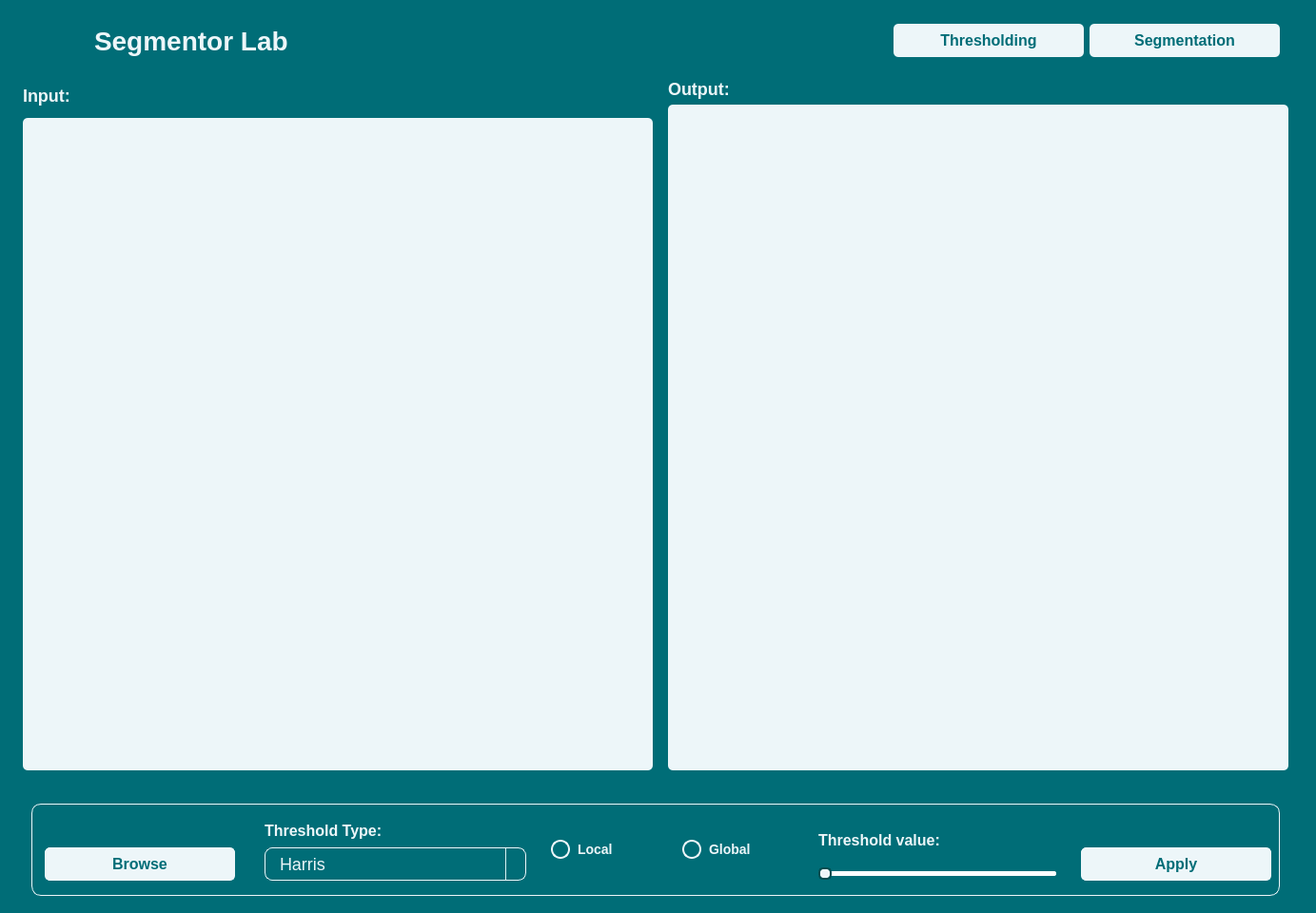
<?xml version="1.0" encoding="UTF-8"?>
<ui version="4.0">
 <class>MainWindow</class>
 <widget class="QMainWindow" name="MainWindow">
  <property name="geometry">
   <rect>
    <x>0</x>
    <y>0</y>
    <width>1383</width>
    <height>960</height>
   </rect>
  </property>
  <property name="windowTitle">
   <string>MainWindow</string>
  </property>
  <property name="styleSheet">
   <string notr="true">background-color: #006d77;</string>
  </property>
  <widget class="QWidget" name="centralwidget">
   <layout class="QVBoxLayout" name="verticalLayout_2">
    <item>
     <layout class="QVBoxLayout" name="verticalLayout">
      <property name="leftMargin">
       <number>15</number>
      </property>
      <property name="rightMargin">
       <number>20</number>
      </property>
      <item>
       <layout class="QHBoxLayout" name="horizontalLayout">
        <item>
         <widget class="QWidget" name="widget" native="true">
          <property name="maximumSize">
           <size>
            <width>16777215</width>
            <height>70</height>
           </size>
          </property>
          <property name="styleSheet">
           <string notr="true">background-color: #006d77;</string>
          </property>
          <layout class="QHBoxLayout" name="horizontalLayout_2">
           <item>
            <widget class="QLabel" name="label">
             <property name="minimumSize">
              <size>
               <width>60</width>
               <height>50</height>
              </size>
             </property>
             <property name="maximumSize">
              <size>
               <width>40</width>
               <height>70</height>
              </size>
             </property>
             <property name="styleSheet">
              <string notr="true">background-color: #006d77;
color:#edf6f9;
font-size: 28px;
font-weight:500;</string>
             </property>
             <property name="text">
              <string/>
             </property>
             <property name="pixmap">
              <pixmap>icons_setup/icons/picture.png</pixmap>
             </property>
            </widget>
           </item>
           <item>
            <widget class="QLabel" name="label_2">
             <property name="minimumSize">
              <size>
               <width>800</width>
               <height>40</height>
              </size>
             </property>
             <property name="maximumSize">
              <size>
               <width>16777215</width>
               <height>70</height>
              </size>
             </property>
             <property name="styleSheet">
              <string notr="true">background-color: #006d77;
color:#edf6f9;
font-size: 28px;
font-weight:500;</string>
             </property>
             <property name="text">
              <string>Segmentor Lab</string>
             </property>
            </widget>
           </item>
           <item>
            <layout class="QHBoxLayout" name="horizontalLayout_17">
             <item>
              <widget class="QPushButton" name="thresholding_button">
               <property name="minimumSize">
                <size>
                 <width>0</width>
                 <height>35</height>
                </size>
               </property>
               <property name="maximumSize">
                <size>
                 <width>200</width>
                 <height>16777215</height>
                </size>
               </property>
               <property name="styleSheet">
                <string notr="true">background-color:#edf6f9;
border-radius: 5px;
color:#006d77;
font-size: 16px;
font-weight:500;</string>
               </property>
               <property name="text">
                <string>Thresholding</string>
               </property>
               <property name="icon">
                <iconset>
                 <normaloff>icons_setup/icons/image--.png</normaloff>icons_setup/icons/image--.png</iconset>
               </property>
               <property name="iconSize">
                <size>
                 <width>20</width>
                 <height>20</height>
                </size>
               </property>
              </widget>
             </item>
             <item>
              <widget class="QPushButton" name="segmentation_button">
               <property name="minimumSize">
                <size>
                 <width>0</width>
                 <height>35</height>
                </size>
               </property>
               <property name="maximumSize">
                <size>
                 <width>200</width>
                 <height>16777215</height>
                </size>
               </property>
               <property name="styleSheet">
                <string notr="true">background-color:#edf6f9;
border-radius: 5px;
color:#006d77;
font-size: 16px;
font-weight:500;</string>
               </property>
               <property name="text">
                <string>Segmentation</string>
               </property>
               <property name="icon">
                <iconset>
                 <normaloff>icons_setup/icons/image- (1).png</normaloff>icons_setup/icons/image- (1).png</iconset>
               </property>
               <property name="iconSize">
                <size>
                 <width>20</width>
                 <height>20</height>
                </size>
               </property>
              </widget>
             </item>
            </layout>
           </item>
          </layout>
         </widget>
        </item>
       </layout>
      </item>
      <item>
       <layout class="QHBoxLayout" name="horizontalLayout_11">
        <property name="rightMargin">
         <number>0</number>
        </property>
        <property name="bottomMargin">
         <number>20</number>
        </property>
        <item>
         <layout class="QVBoxLayout" name="verticalLayout_3">
          <property name="leftMargin">
           <number>0</number>
          </property>
          <item>
           <layout class="QVBoxLayout" name="verticalLayout_12">
            <item>
             <widget class="QLabel" name="label_3">
              <property name="minimumSize">
               <size>
                <width>0</width>
                <height>35</height>
               </size>
              </property>
              <property name="maximumSize">
               <size>
                <width>16777215</width>
                <height>35</height>
               </size>
              </property>
              <property name="styleSheet">
               <string notr="true">background-color: #006d77;
color:#edf6f9;
font-size: 18px;
font-weight:500;</string>
              </property>
              <property name="text">
               <string>Input:</string>
              </property>
             </widget>
            </item>
           </layout>
          </item>
          <item>
           <widget class="QWidget" name="input_widget" native="true">
            <property name="minimumSize">
             <size>
              <width>650</width>
              <height>0</height>
             </size>
            </property>
            <property name="styleSheet">
             <string notr="true">background-color:#edf6f9;
border-radius: 5px;</string>
            </property>
            <layout class="QVBoxLayout" name="verticalLayout_29">
             <item>
              <layout class="QVBoxLayout" name="input_layout"/>
             </item>
            </layout>
           </widget>
          </item>
         </layout>
        </item>
        <item>
         <layout class="QVBoxLayout" name="verticalLayout_5">
          <property name="leftMargin">
           <number>10</number>
          </property>
          <property name="bottomMargin">
           <number>0</number>
          </property>
          <item>
           <layout class="QHBoxLayout" name="horizontalLayout_9">
            <item>
             <widget class="QLabel" name="label_4">
              <property name="maximumSize">
               <size>
                <width>16777215</width>
                <height>50</height>
               </size>
              </property>
              <property name="styleSheet">
               <string notr="true">background-color: #006d77;
color:#edf6f9;
font-size: 18px;
font-weight:500;</string>
              </property>
              <property name="text">
               <string>Output:</string>
              </property>
             </widget>
            </item>
            <item>
             <widget class="QPushButton" name="pushButton_2">
              <property name="minimumSize">
               <size>
                <width>40</width>
                <height>0</height>
               </size>
              </property>
              <property name="maximumSize">
               <size>
                <width>40</width>
                <height>16777215</height>
               </size>
              </property>
              <property name="styleSheet">
               <string notr="true">background-color:#006d77;
border-radius: 5px;

font-size: 16px;
font-weight:500;</string>
              </property>
              <property name="text">
               <string/>
              </property>
              <property name="icon">
               <iconset>
                <normaloff>icons_setup/icons/reset.png</normaloff>icons_setup/icons/reset.png</iconset>
              </property>
              <property name="iconSize">
               <size>
                <width>35</width>
                <height>35</height>
               </size>
              </property>
             </widget>
            </item>
           </layout>
          </item>
          <item>
           <widget class="QWidget" name="output_widget" native="true">
            <property name="minimumSize">
             <size>
              <width>0</width>
              <height>700</height>
             </size>
            </property>
            <property name="styleSheet">
             <string notr="true">background-color:#edf6f9;
border-radius: 5px;</string>
            </property>
            <layout class="QVBoxLayout" name="verticalLayout_30">
             <item>
              <layout class="QVBoxLayout" name="output_layout"/>
             </item>
            </layout>
           </widget>
          </item>
         </layout>
        </item>
       </layout>
      </item>
      <item>
       <widget class="QStackedWidget" name="stackedWidget">
        <property name="currentIndex">
         <number>0</number>
        </property>
        <widget class="QWidget" name="page">
         <layout class="QHBoxLayout" name="horizontalLayout_3">
          <item>
           <widget class="QWidget" name="widget_3" native="true">
            <property name="maximumSize">
             <size>
              <width>16777215</width>
              <height>100</height>
             </size>
            </property>
            <property name="styleSheet">
             <string notr="true">border: 1px solid #edf6f9;
border-radius: 10px;</string>
            </property>
            <layout class="QGridLayout" name="gridLayout">
             <item row="0" column="4">
              <layout class="QVBoxLayout" name="verticalLayout_13">
               <property name="topMargin">
                <number>30</number>
               </property>
               <item>
                <widget class="QPushButton" name="apply_button">
                 <property name="minimumSize">
                  <size>
                   <width>200</width>
                   <height>35</height>
                  </size>
                 </property>
                 <property name="maximumSize">
                  <size>
                   <width>200</width>
                   <height>16777215</height>
                  </size>
                 </property>
                 <property name="styleSheet">
                  <string notr="true">background-color:#edf6f9;
border-radius: 5px;
color:#006d77;
font-size: 16px;
font-weight:500;</string>
                 </property>
                 <property name="text">
                  <string>Apply</string>
                 </property>
                </widget>
               </item>
              </layout>
             </item>
             <item row="0" column="3">
              <layout class="QVBoxLayout" name="verticalLayout_8">
               <property name="rightMargin">
                <number>20</number>
               </property>
               <item>
                <widget class="QLabel" name="label_7">
                 <property name="styleSheet">
                  <string notr="true">background-color: #006d77;
color:#edf6f9;
font-size: 16px;
font-weight:500;
border: None;</string>
                 </property>
                 <property name="text">
                  <string>Threshold value:</string>
                 </property>
                </widget>
               </item>
               <item>
                <widget class="QSlider" name="horizontalSlider">
                 <property name="maximumSize">
                  <size>
                   <width>250</width>
                   <height>16777215</height>
                  </size>
                 </property>
                 <property name="styleSheet">
                  <string notr="true">QSlider {
    border: none;  /* Ensure no border is applied to the entire slider */
    background: transparent;  /* Avoid unwanted background effects */
}

QSlider::groove:horizontal {
    border: none;  /* Remove the border */
    background: #004c4f;  /* White track */
    height: 5px;
    border-radius: 1.5px;
}

QSlider::sub-page:horizontal {
    background: #edf6f9;  /* Light teal progress */
    border: none;  /* Remove any unintended borders */
    height: 3px;
    border-radius: 1.5px;
}

QSlider::add-page:horizontal {
    background: #ffffff;  /* Dark teal for remaining track */
    border: none;  /* Remove any unintended borders */
    height: 3px;
    border-radius: 1.5px;
}

QSlider::handle:horizontal {
    background: #edf6f9;  /* Light teal handle */
    border: 2px solid #004c4f;  /* Dark teal border */
    width: 10px;   /* Slightly larger for better visibility */
    height: 10px;  /* Adjusted for better UI */
    border-radius: 5px;  /* Keeps it rounded */
    margin: -4px 0;  /* Centering the handle */
}

QSlider::handle:horizontal:hover {
    background: #b0d0c4; /* Light teal-gray for hover effect */
}

QSlider::handle:horizontal:pressed {
    background: #8ca8a0; /* Slightly darker teal-gray for pressed effect */
}
</string>
                 </property>
                 <property name="orientation">
                  <enum>Qt::Horizontal</enum>
                 </property>
                </widget>
               </item>
              </layout>
             </item>
             <item row="0" column="1">
              <layout class="QVBoxLayout" name="verticalLayout_6">
               <property name="leftMargin">
                <number>20</number>
               </property>
               <item>
                <widget class="QLabel" name="label_5">
                 <property name="styleSheet">
                  <string notr="true">background-color: #006d77;
color:#edf6f9;
font-size: 16px;
font-weight:500;
border: None;</string>
                 </property>
                 <property name="text">
                  <string>Threshold Type:</string>
                 </property>
                </widget>
               </item>
               <item>
                <widget class="QComboBox" name="operator_selector">
                 <property name="styleSheet">
                  <string notr="true">QComboBox {
    color: #edf6f9; /* Teal green text color */
    font-size: 18px;
    background-color: #006d77; /* Teal background */
    padding: 5px 15px; /* Adjusted padding for consistency */
    border: 1px solid #edf6f9; /* Teal green border */
    border-radius: 8px; /* Rounded corners */
}

/* Drop-down list styling */
QComboBox QAbstractItemView {
    background-color: #006d77; /* Light cyan background */
    color: #edf6f9; /* Teal green text for readability */
    selection-background-color: #004c4f;  /* Soft teal highlight background */
    selection-color: #ffffff; /* White text for better contrast */
    border: 1px solid #edf6f9;
    border-radius: 5px;
}

/* Drop-down button */
QComboBox::drop-down {
    width: 20px;
    border-top-right-radius: 8px;
    border-bottom-right-radius: 8px;
    border-left: 1px solid #d9f2f3; /* Softer teal for separation */
    /* background-color: #004c4f; /* Light teal background */
}

/* Drop-down arrow */
QComboBox::down-arrow {
    image: url(icons_setup/icons/down.png); /* Ensure file path is correct */
    width: 12px;
    height: 12px;
}
</string>
                 </property>
                 <item>
                  <property name="text">
                   <string>Harris</string>
                  </property>
                 </item>
                 <item>
                  <property name="text">
                   <string>Lambda</string>
                  </property>
                 </item>
                </widget>
               </item>
              </layout>
             </item>
             <item row="0" column="2">
              <layout class="QVBoxLayout" name="verticalLayout_7">
               <property name="leftMargin">
                <number>20</number>
               </property>
               <item>
                <layout class="QHBoxLayout" name="horizontalLayout_4">
                 <property name="spacing">
                  <number>0</number>
                 </property>
                 <item>
                  <widget class="QRadioButton" name="kernel_3x3_radio_button">
                   <property name="styleSheet">
                    <string notr="true">QRadioButton {
    font: bold 14px;
    color: #edf6f9; /* Teal green text */
    spacing: 8px;
    border: transparent;
}

QRadioButton::indicator {
    width: 16px; /* Slightly larger for a more modern look */
    height: 16px;
    border-radius: 10px; /* Ensures the indicator is a circle */
}

QRadioButton::indicator::unchecked {
    border: 2px solid #edf6f9;
    background-color: #006d77;
    border-radius: 10px;
}

QRadioButton::indicator::checked {
    border: 2px solid #edf6f9;
    background-color: #edf6f9;
    border-radius: 10px;
}
</string>
                   </property>
                   <property name="text">
                    <string>Local</string>
                   </property>
                  </widget>
                 </item>
                 <item>
                  <widget class="QRadioButton" name="kernel_5x5_radio_button">
                   <property name="styleSheet">
                    <string notr="true">QRadioButton {
    font: bold 14px;
    color: #edf6f9; /* Teal green text */
    spacing: 8px;
    border: transparent;
}

QRadioButton::indicator {
    width: 16px; /* Slightly larger for a more modern look */
    height: 16px;
    border-radius: 10px; /* Ensures the indicator is a circle */
}

QRadioButton::indicator::unchecked {
    border: 2px solid #edf6f9;
    background-color: #006d77;
    border-radius: 10px;
}

QRadioButton::indicator::checked {
    border: 2px solid #edf6f9;
    background-color: #edf6f9;
    border-radius: 10px;
}
</string>
                   </property>
                   <property name="text">
                    <string>Global</string>
                   </property>
                  </widget>
                 </item>
                </layout>
               </item>
              </layout>
             </item>
             <item row="0" column="0">
              <layout class="QVBoxLayout" name="verticalLayout_10">
               <property name="leftMargin">
                <number>5</number>
               </property>
               <property name="topMargin">
                <number>30</number>
               </property>
               <property name="rightMargin">
                <number>5</number>
               </property>
               <item>
                <widget class="QPushButton" name="browse">
                 <property name="minimumSize">
                  <size>
                   <width>200</width>
                   <height>35</height>
                  </size>
                 </property>
                 <property name="maximumSize">
                  <size>
                   <width>200</width>
                   <height>16777215</height>
                  </size>
                 </property>
                 <property name="styleSheet">
                  <string notr="true">background-color:#edf6f9;
border-radius: 5px;
color:#006d77;
font-size: 16px;
font-weight:500;</string>
                 </property>
                 <property name="text">
                  <string>Browse</string>
                 </property>
                 <property name="icon">
                  <iconset>
                   <normaloff>icons_setup/icons/image.png</normaloff>icons_setup/icons/image.png</iconset>
                 </property>
                 <property name="iconSize">
                  <size>
                   <width>22</width>
                   <height>22</height>
                  </size>
                 </property>
                </widget>
               </item>
              </layout>
             </item>
            </layout>
           </widget>
          </item>
         </layout>
        </widget>
        <widget class="QWidget" name="page_2"/>
       </widget>
      </item>
     </layout>
    </item>
   </layout>
  </widget>
 </widget>
 <resources/>
 <connections/>
</ui>
